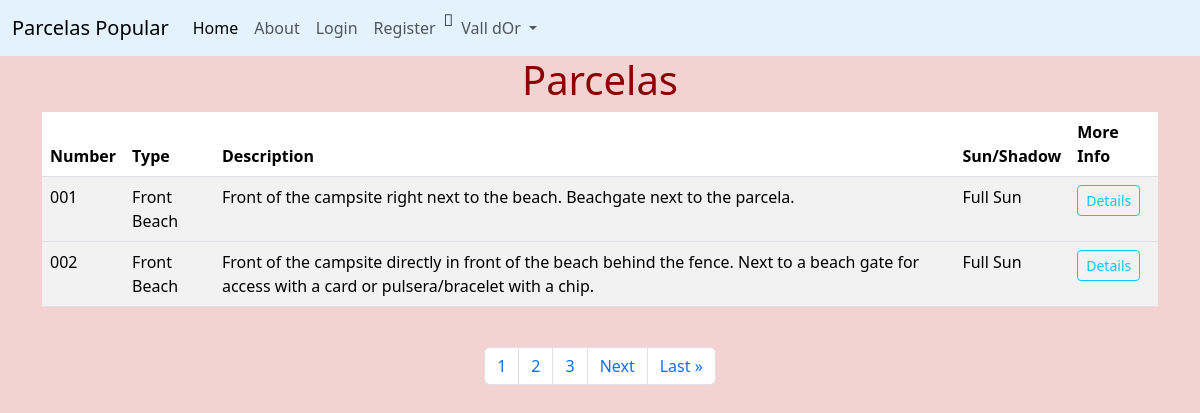
Before: /parcelas with the older database file.
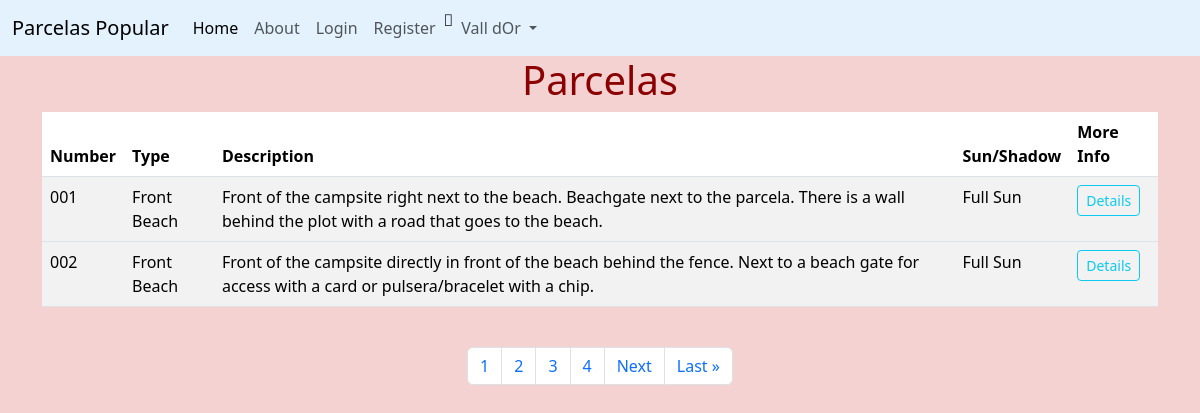
After: the same page with the newer database file.
### cvdor/models.py (models this page shows, shortened)
class Parcela(models.Model):
    number = models.CharField('Plot Number', max_length=20)
    campsite = models.ForeignKey(Campsite, blank=True, null=True, on_delete=models.CASCADE)
    group = models.ForeignKey('Group', blank=True, null=True, on_delete=models.CASCADE)
    width = models.IntegerField('Size', blank=True, null=True)
    length = models.IntegerField('Plot Length', blank=True, null=True)
    description = models.TextField('Description')
    sun = models.ForeignKey(Sun, blank=True, null=True, on_delete=models.CASCADE)

class Group(models.Model):
    name = models.CharField('Group', max_length=25)
    def __str__(self):
        return self.name

class Sun(models.Model):
    sun = models.CharField('SunOrShadow', max_length=25, default='sun')
    def __str__(self):
        return self.sun

### cvdor/views.py (the view)
# urls.py: path('parcelas', views.all_parcelas, name='all-parcelas'),
def all_parcelas(request):
    parcela_list = Parcela.objects.all()
    p = Paginator(Parcela.objects.all(), 2)
    page = request.GET.get('page')
    parcelas = p.get_page(page)
    nums = "a" * parcelas.paginator.num_pages
    return render(request, 'list_parcelas.html', {'parcela_list': parcela_list, 'parcelas': parcelas, 'nums': nums})

### cvdor/templates/list_parcelas.html (shortened to what this page needs)
{% extends 'base.html' %}
{% block content %}
<div class=container>
  <h1>Parcelas</h1>
<table class="table table-striped table-hover">
  <thead>
    <tr>
      <th scope="col">Number</th>
      <th scope="col">Type</th>
      <th scope="col">Description</th>
      <th scope="col">Sun/Shadow</th>
      <th scope="col">More Info</th>
    </tr>
  </thead>
    {% for parcela in parcelas %}
  <tbody>
    <tr>
      <td>{{ parcela.number}}</td>
      <td>{{ parcela.group}}</td>
      <td>{{ parcela.description}}</td>
      <td>{{ parcela.sun}}</td>
      <td> <a class="btn btn-outline-info btn-sm" href="{% url 'show-parcela' parcela.id %}">Details</a></td>
    </tr>
  </tbody>
    {% endfor %}
</table>
</div>
<br/>
<nav aria-label="Page navigation ">
  <ul class="pagination justify-content-center">
{% for i in nums %}
<li class="page-item"> <a class="page-link" href="?page={{ forloop.counter }}">{{ forloop.counter }}</a></li>
{% endfor %}
{% if parcelas.has_next %}
  <li class="page-item"><a class="page-link" href="?page={{ parcelas.next_page_number }}">Next </a></li>
  <li class="page-item"><a class="page-link" href="?page={{ parcelas.paginator.num_pages }}">Last &raquo </a></li>
{% endif %}
  </ul>
</nav>
{% endblock %}

Changed rows visible on the page:
changed Parcela: description "Front of the campsite right next to the beach. Beachgate next to the parcela." → "Front of the campsite right next to the beach. Beachgate next to the parcela. There is a wall behind the plot with a road that goes to the beach."
Other visible differences:
new list line: "4"
